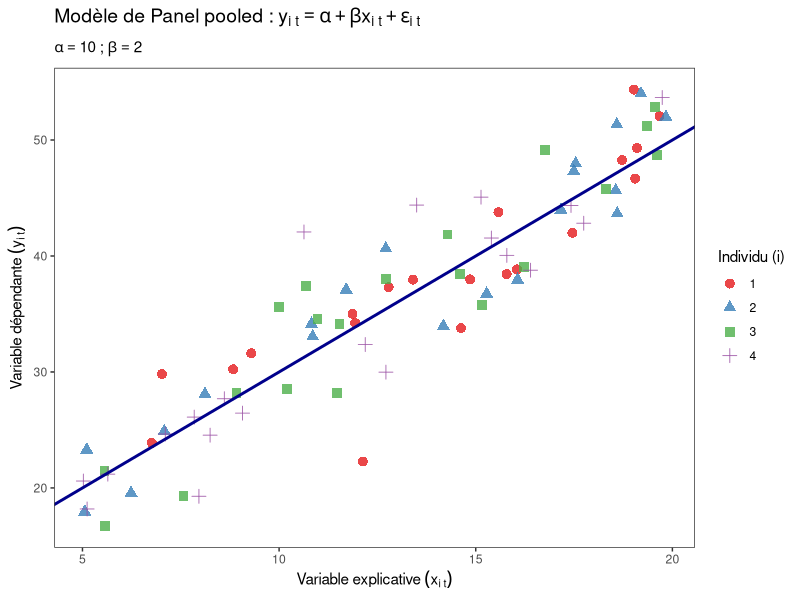

This figure's R source:
func_graph <- function(){
  # Simuler les données de panel pooled --------------------------------------
  set.seed(42) 
  N <- 4       # Nombre d'individus (i)
  T_obs <- 20   # Nombre de périodes (t) par individu
  
  # Création de la structure du panel
  df_panel <- expand.grid(t = 1:T_obs, i = 1:N)
  df_panel$i <- as.factor(df_panel$i) 
  
  # Définition des paramètres théoriques
  alpha <- 10  # Ordonnée à l'origine (constante)
  beta <- 2    # Pente (effet de x sur y)
  
  # Génération de la variable explicative (x) et du terme d'erreur (epsilon)
  df_panel$x <- runif(N * T_obs, min = 5, max = 20)
  df_panel$epsilon <- rnorm(N * T_obs, mean = 0, sd = 4) 
  
  # Calcul de la variable dépendante (y)
  df_panel$y <- alpha + beta * df_panel$x + df_panel$epsilon
  
  
  # Création du graphique -----------------------------------------------------
  graph <-
    df_panel |> 
    ggplot2::ggplot(ggplot2::aes(x = x, y = y)) +
    ggplot2::geom_point(ggplot2::aes(color = i, shape = i), size = 3, alpha = 0.8) +
    # Relation théorique entre y et x
    ggplot2::geom_abline(intercept = alpha, slope = beta, color = "darkblue", linewidth = 1) +
    ggplot2::labs(
      title = expression(paste("Modèle de Panel pooled : ", y[i~t] == alpha + beta*x[i~t] + epsilon[i~t])),
      subtitle = expression(paste(alpha == 10," ; ", beta == 2)),
      x = expression(paste("Variable explicative ", (x[i~t]))),
      y = expression(paste("Variable dépendante ", (y[i~t]))),
      color = "Individu (i)",
      shape = "Individu (i)"
    ) +
    ggplot2::scale_color_brewer(palette = "Set1") +
    ggplot2::theme_bw() +
    ggplot2::theme(
      plot.title = ggplot2::element_text(face = "bold", size = 14),
      legend.position = "right",
      panel.grid = ggplot2::element_blank()
    )
  
  print(graph)
}

func_graph()

rm(func_graph)
